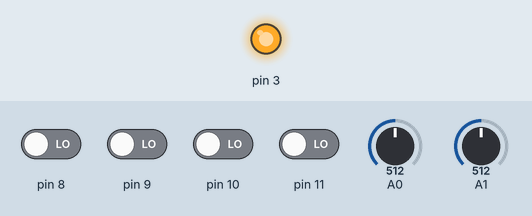
This sketch was run on a simulated Arduino Uno, built with avr-gcc and run on an emulated ATmega328P. Shown: output pins drawn as LEDs (lit = HIGH). The inputs (shaded band) are chosen by the test bench; at power-on: pin 8–11 LOW, A1 = 512, A0 = 512.

Above: at 1.2 s.
1.3 s: pin 8 driven HIGH
At 2.1 s:
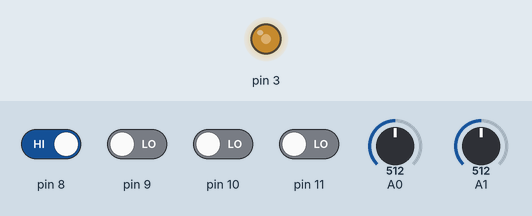
2.8 s: A1 set to 716
At 3.2 s:
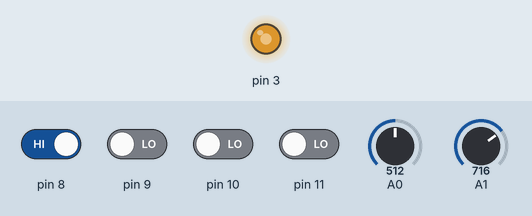
4.3 s: A0 set to 0
At 5.5 s:
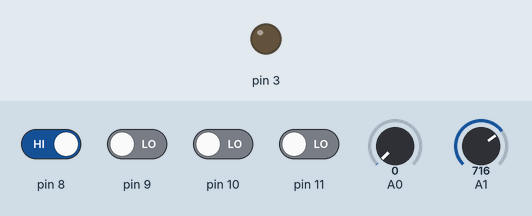
5.8 s: A0 set to 3
7.3 s: A0 set to 6
At 7.9 s:
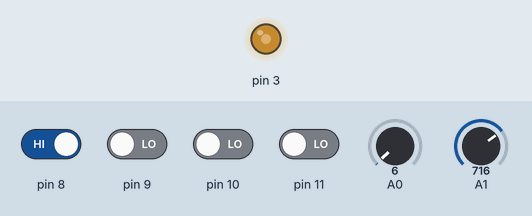
8.8 s: A0 set to 511
At 10.2 s:
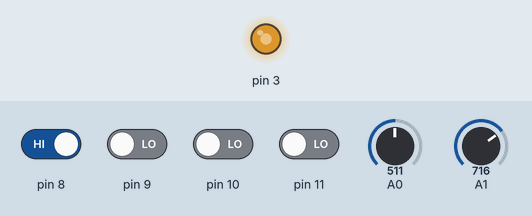
Timing chart, 0 to 11.3 s (numbered marks = the images above; inputs shaded):
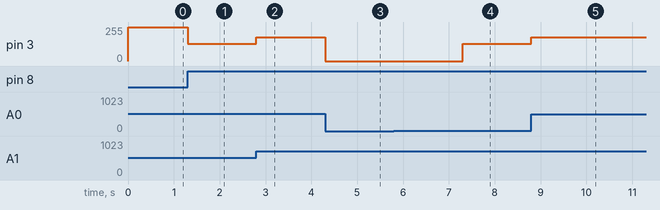

The sketch:

Arduino-Timer.ino
```cpp
unsigned short top;
unsigned short comp;

void setup() {
  // put your setup code here, to run once:
  pinMode(3, OUTPUT);
  pinMode(8, INPUT);
  pinMode(9, INPUT);
  pinMode(10, INPUT);
  pinMode(11, INPUT);

  TCCR2A = _BV(WGM21) | _BV(WGM20) | _BV(COM2B1);
  TCCR2B = _BV(WGM22) | _BV(CS20);

  OCR2A = 255;
  OCR2B = 128;
}

void loop() {
  TCCR2B = _BV(WGM22) | (digitalRead(8) ? _BV(CS20) : 0) | (digitalRead(9) ? _BV(CS21) : 0) | (digitalRead(10) ? _BV(CS22) : 0);
  TCCR2A = _BV(WGM21) | _BV(WGM20) | _BV(COM2B1) | (digitalRead(11) ? _BV(COM2B0) : 0);

  top = map(analogRead(0), 0, 1024, 1, 255);

  if (abs(OCR2A - top) > 5) {
    OCR2A = top;
  }

  comp = map(analogRead(1), 0, 1024, 0, top);
  OCR2B = comp;
}
```

Measured:
- the behaviour switches between 4 and 5 on A0 (found by bisection; images 3 and 4)
- after the input at 1.3 s, pin 3: 255/255 → 128/255 at once
- after the input at 2.8 s, pin 3: 128/255 → 177/255 at once
- after the input at 4.3 s, pin 3: 177/255 → 0/255 at once
- after the input at 5.8 s, every drawn part: stays the same
- after the input at 7.3 s, pin 3: 0/255 → 128/255 at once
- after the input at 8.8 s, pin 3: 128/255 → 177/255 at once
